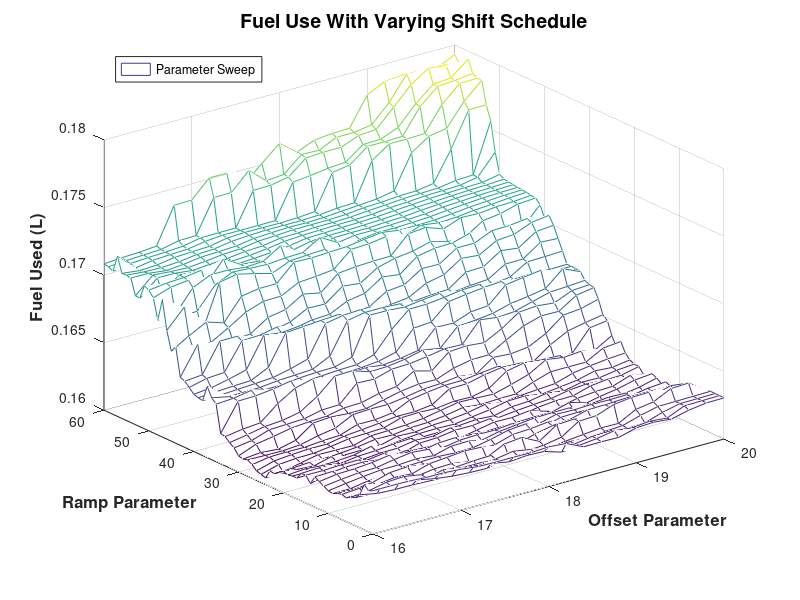

Reproduce this figure in MATLAB. (Note: this script raises an error after producing the figure.)
% Copyright 2013 MathWorks, Inc.
% PLOT DATA FROM PARAMETER SWEEP
load FuelUsedSweep2D_AbsRea_1281
rc = FuelUsedSweep2D_AbsRea_1281.rampconst;
mgd = FuelUsedSweep2D_AbsRea_1281.mingeardiff;
FU_SET = FuelUsedSweep2D_AbsRea_1281.FuelUsedSET;
[rc_array mgd_array] = meshgrid(rc,mgd);
figure(1);
set(gcf,'Position',[8   227   445   419]);
%surf(mgd_array,rc_array,FU_SET);
mesh(mgd_array,rc_array,FU_SET);
title('Fuel Use With Varying Shift Schedule','FontWeight','Bold','FontSize',14);
xlabel('Offset Parameter','FontWeight','Bold','FontSize',12);
ylabel('Ramp Parameter','FontWeight','Bold','FontSize',12);
zlabel('Fuel Used (L)','FontWeight','Bold','FontSize',12);
legend('Parameter Sweep','Location','NorthWest');

% PLOT INITIAL SHIFT MAP
[Upshift_Speeds Downshift_Speeds Pedal_Positions] = Calc_Shift_Map_RO(rampconst0,mingeardiff0);
figure(2)
set(gcf,'Position',[468   226   560   420]);
Plot_Gear_Shift_Schedule(Pedal_Positions,Upshift_Speeds,Downshift_Speeds);
set(gca,'XLim',[0 120]);
